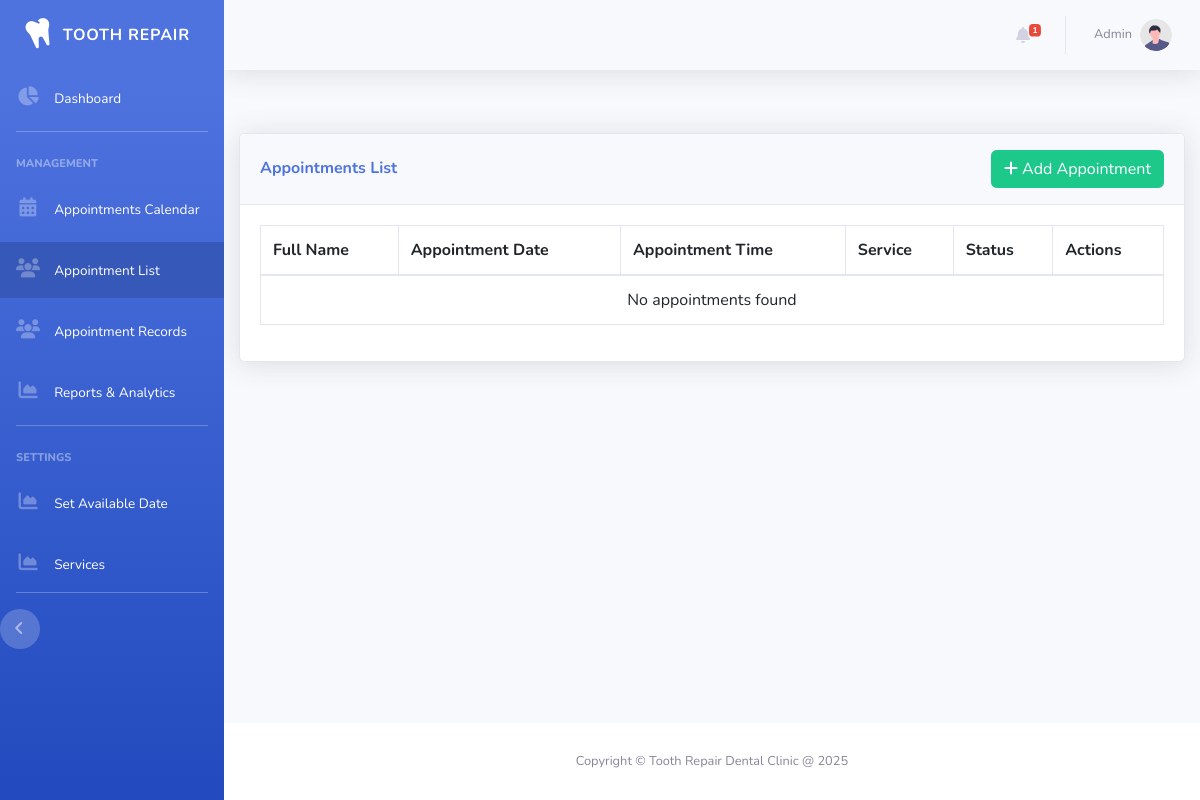
The app's page /admin/appointmentlist.php, older data.
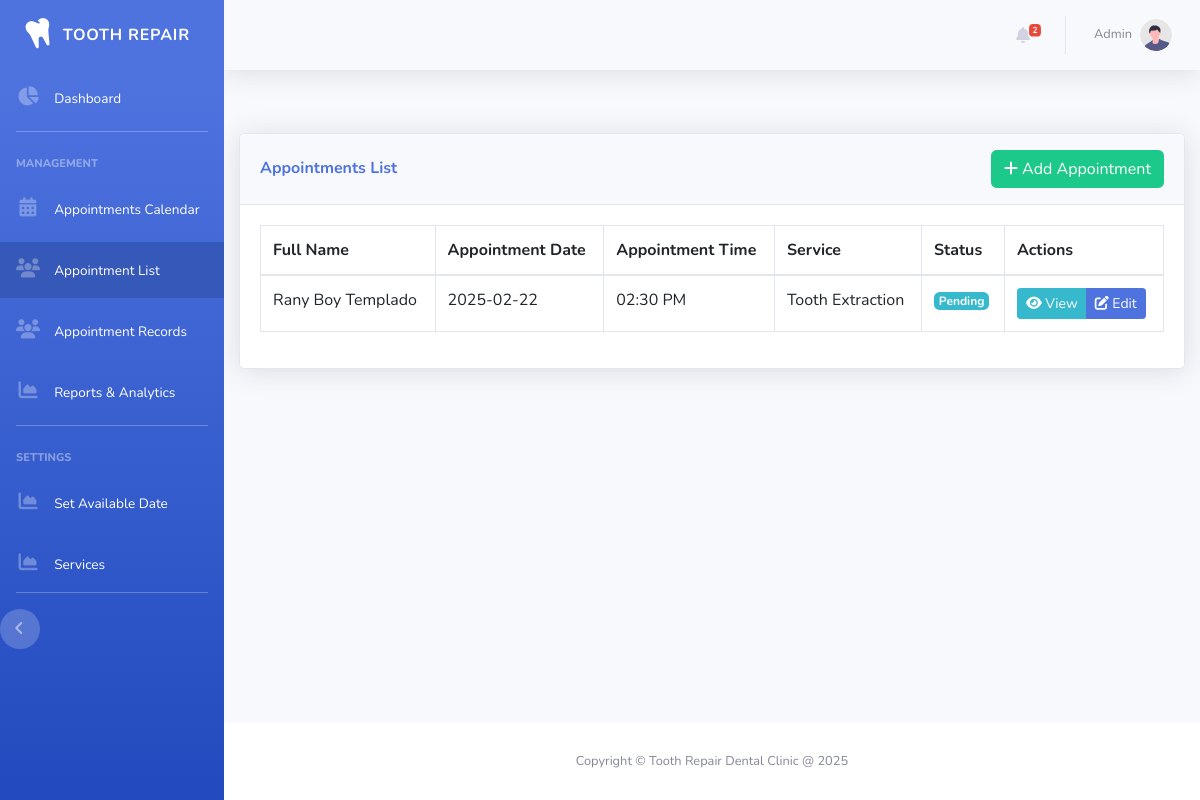
The same page, newer data.
### tables this page shows
CREATE TABLE `appointments` (
  `appointment_id` int(11) NOT NULL,
  `user_id` int(11) NOT NULL,
  `service_id` int(11) NOT NULL,
  `appointment_date` date NOT NULL,
  `appointment_time` time NOT NULL,
  `status` enum('Pending','Booked','Confirmed','Completed','Cancelled') DEFAULT 'Pending',
  `notes` text DEFAULT NULL,
  `created_at` datetime DEFAULT current_timestamp(),
  `cancel_reason` text DEFAULT NULL,
  `cancelled_at` timestamp NULL DEFAULT NULL
);

CREATE TABLE `users` (
  `user_id` int(11) NOT NULL,
  `fullname` varchar(100) NOT NULL,
  `email` varchar(100) NOT NULL,
  `password` varchar(255) NOT NULL,
  `contact_number` varchar(20) NOT NULL,
  `address` text NOT NULL,
  `created_at` datetime DEFAULT current_timestamp(),
  `reset_token` varchar(64) DEFAULT NULL,
  `reset_expiry` datetime DEFAULT NULL
);

CREATE TABLE `services` (
  `service_id` int(11) NOT NULL,
  `service_name` varchar(100) NOT NULL,
  `description` text DEFAULT NULL,
  `price` decimal(10,2) NOT NULL,
  `image` longblob DEFAULT NULL
);

### admin/appointmentlist.php (the view, shortened to what the changed rows need)
<?php
include_once('includes/header.php');
include_once('includes/sidebar.php');
include_once('includes/topbar.php');
include_once('../database/db_connection.php');
function getStatusBadge($status)
{
    return match (strtolower($status)) {
        'booked' => 'warning',
        'pending' => 'info',
        'confirmed' => 'primary',
        'completed' => 'success',
        'cancelled' => 'danger',
        default => 'secondary'
    };
}
$sql = "SELECT
            appointments.appointment_id,
            users.fullname,
            users.created_at AS register_date,
            appointments.appointment_date,
            DATE_FORMAT(appointments.appointment_time, '%h:%i %p') as appointment_time,
            users.contact_number,
            users.email,
            services.service_name,
            appointments.service_id,
            users.address,
            appointments.status
        FROM appointments
        INNER JOIN users ON appointments.user_id = users.user_id
        INNER JOIN services ON appointments.service_id = services.service_id
        WHERE appointments.status != 'completed'  /* Add this line */
        ORDER BY appointments.appointment_date DESC";
$result = $conn->query($sql);
?>
<!DOCTYPE html>
<html lang="en">
<head>
    <link rel="stylesheet" href="https://cdnjs.cloudflare.com/ajax/libs/font-awesome/6.5.1/css/all.min.css">
<link rel="stylesheet" href="https://cdn.jsdelivr.net/npm/sweetalert2@11/dist/sweetalert2.min.css">
<link href="css/sb-admin-2.min.css" rel="stylesheet">
<link rel="stylesheet" href="https://cdn.datatables.net/1.13.7/css/jquery.dataTables.min.css">
</head>
<body>
<div class="container-fluid">
    <div class="card shadow mb-4">
        <div class="card-body">
            <div class="table-responsive">
                <table class="table table-bordered" id="dataTable" width="100%" cellspacing="0">
                    <thead>
                        <tr>
                            <th>Full Name</th>
                            <th>Appointment Date</th>
                            <th>Appointment Time</th>
                            <th>Service</th>
                            <th>Status</th>
                            <th>Actions</th>
                        </tr>
                    </thead>
                    <tbody>
                        <?php if ($result->num_rows > 0): ?>
                            <?php while ($row = $result->fetch_assoc()): ?>
                                <tr>
                                    <td data-label="Full Name"><?= htmlspecialchars($row['fullname']) ?></td>
                                    <td data-label="Appointment Date"><?= htmlspecialchars($row['appointment_date']) ?></td>
                                    <td data-label="Appointment Time"><?= htmlspecialchars($row['appointment_time']) ?></td>
                                    <td data-label="Service"><?= htmlspecialchars($row['service_name']) ?></td>
                                    <td data-label="Status">
                                        <span class="badge badge-<?= getStatusBadge($row['status']) ?>">
                                            <?= ucfirst($row['status']) ?>
                                        </span>
                                    </td>
                                    <td data-label="Actions">
                                        <div class="btn-group">
                                            <button class="btn btn-info btn-sm view-btn"
                                                data-id="<?= $row['appointment_id'] ?>">
                                                <i class="fas fa-eye"></i> View
                                            </button>
                                            <button class="btn btn-primary btn-sm edit-btn"
                                                data-id="<?= $row['appointment_id'] ?>"
                                                data-status="<?= $row['status'] ?>"
                                                data-service="<?= $row['service_id'] ?>">
                                                <i class="fas fa-edit"></i> Edit
                                            </button>
                                        </div>
                                    </td>
                                </tr>
                            <?php endwhile; ?>
                        <?php else: ?>
                            <tr>
                                <td colspan="6" class="text-center">No appointments found</td>
                            </tr>
                        <?php endif; ?>
                    </tbody>
                </table>
            </div>
        </div>
    </div>
</div>
<?php require 'includes/footer.php'; ?>
</body>
</html>

### admin/includes/topbar.php (shortened to what the changed rows need)
<?php
include_once('../database/db_connection.php');
$new_users_query = "SELECT COUNT(*) as count FROM users
                    WHERE DATE(created_at) >= DATE_SUB(CURDATE(), INTERVAL 10 DAY)";
$new_users_result = mysqli_query($conn, $new_users_query);
$new_users = mysqli_fetch_assoc($new_users_result)['count'] ?? 0;
$today_appt_query = "SELECT COUNT(*) as count FROM appointments
                     WHERE DATE(appointment_date) = CURDATE()
                     AND status != 'deleted'";
$today_appt_result = mysqli_query($conn, $today_appt_query);
$today_appointments = mysqli_fetch_assoc($today_appt_result)['count'] ?? 0;
$new_appt_query = "SELECT COUNT(*) as count FROM appointments
                   WHERE created_at >= DATE_SUB(NOW(), INTERVAL 24 HOUR)
                   AND status != 'deleted'";
$new_appt_result = mysqli_query($conn, $new_appt_query);
$new_appointments = mysqli_fetch_assoc($new_appt_result)['count'] ?? 0;
$total_notifications = $new_users + $new_appointments + $today_appointments;
?>
<div id="content-wrapper" class="d-flex flex-column">
    <div id="content">
<nav class="navbar navbar-expand navbar-light bg-blue topbar mb-5 static-top shadow">
<ul class="navbar-nav ml-auto">
    <li class="nav-item dropdown no-arrow mx-1">
        <a class="nav-link dropdown-toggle" href="appointmentlist.php" id="alertsDropdown" role="button"
            data-toggle="dropdown" aria-haspopup="true" aria-expanded="false">
            <i class="fas fa-bell fa-fw"></i>
            <?php if ($total_notifications > 0): ?>
            <span class="badge badge-danger badge-counter"><?= $total_notifications ?></span>
            <?php endif; ?>
        </a>
    </li>
</ul>
        </nav>

Row changes from the older to the newer data that the page shows:
added appointments: user.fullname "Rany Boy Templado", appointment_date "2025-02-22", appointment_time "02:30 PM", service.service_name "Tooth Extraction", status "Pending"
Text that changed along with them:
$total_notifications: "1" → "2"
text no longer shown: "No appointments found"
